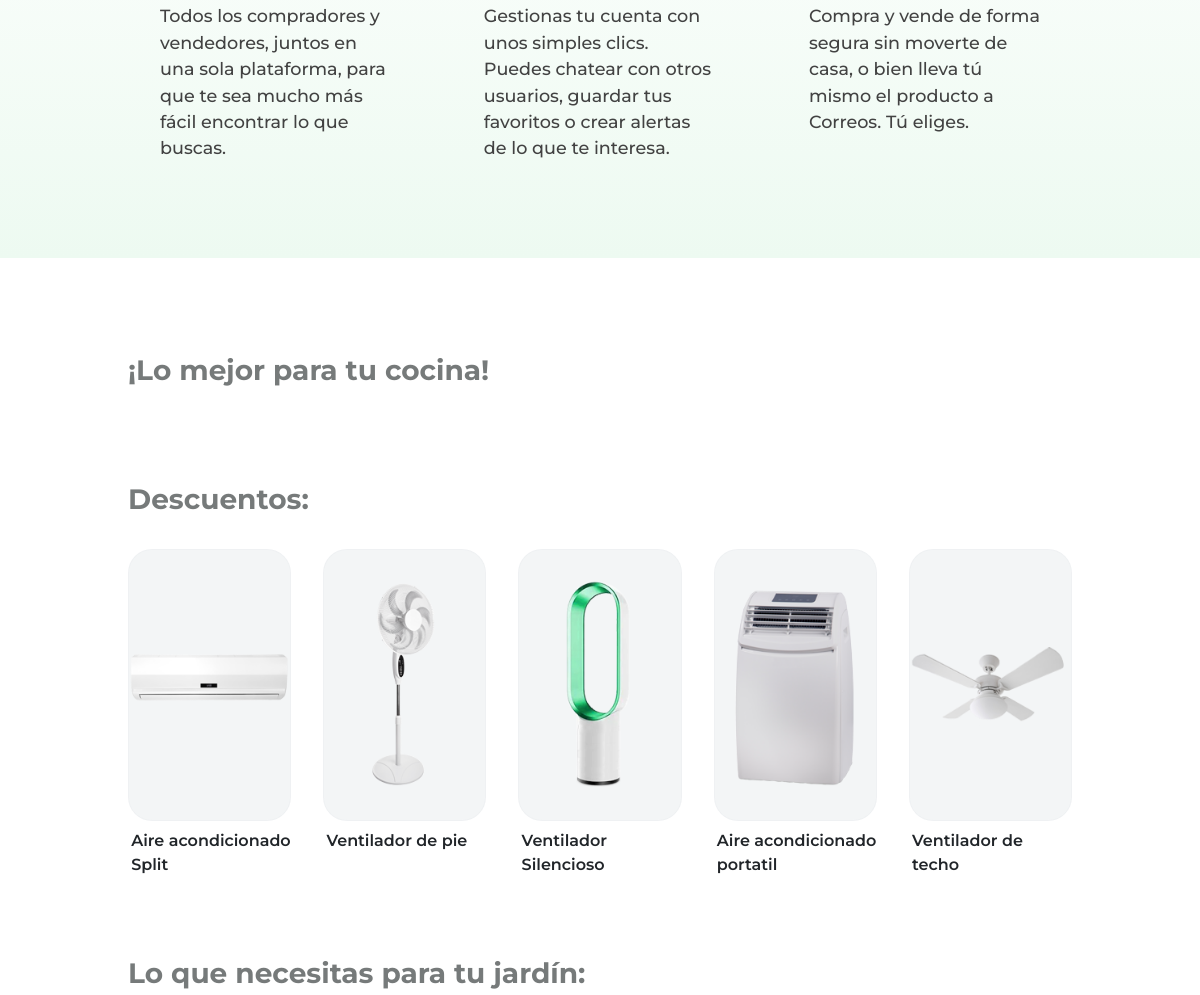
Before: / (middle part) with the older database file.
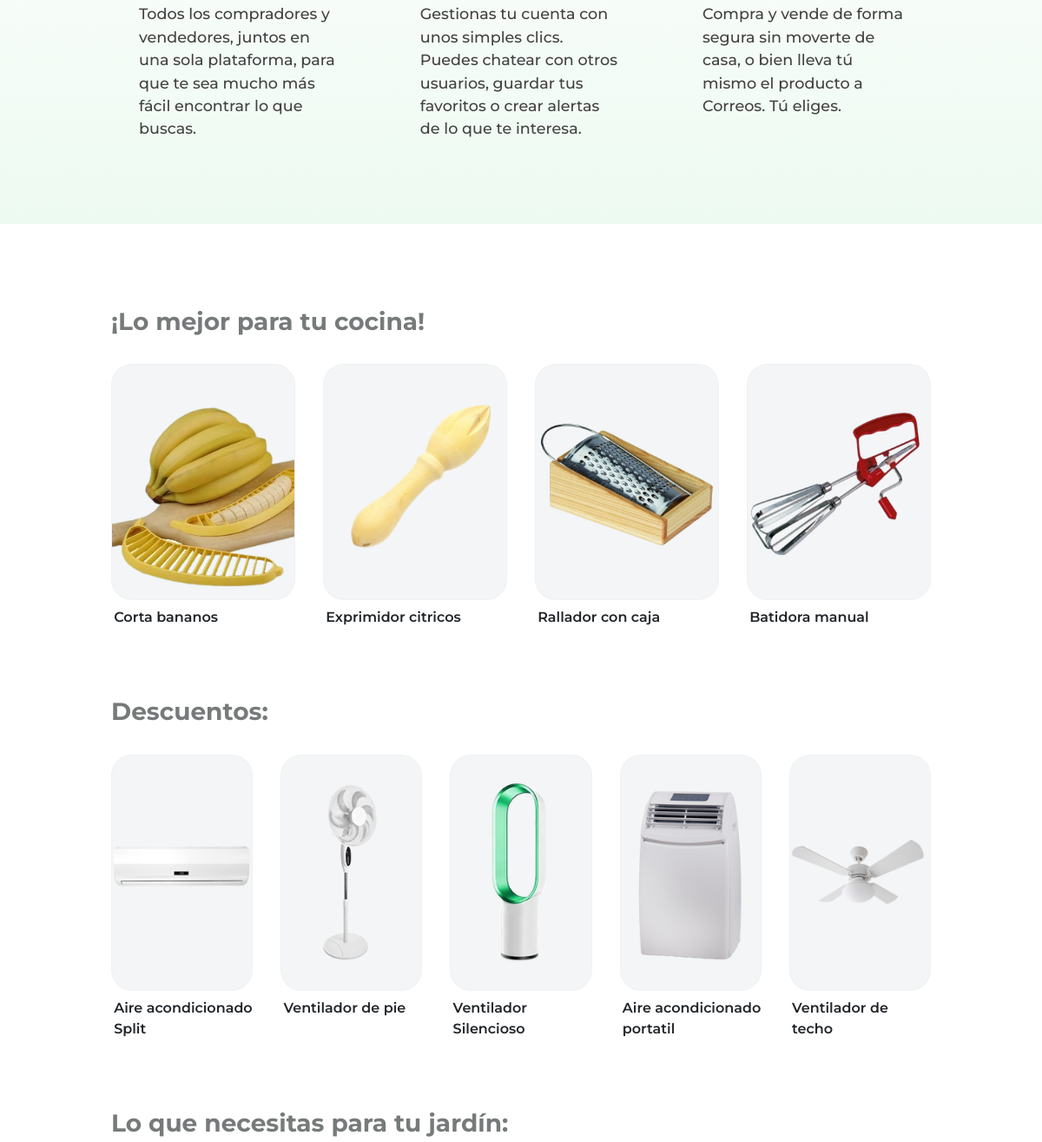
After: the same page with the newer database file.
### tables this page shows
CREATE TABLE `productos` (
  `id_prod` int(10) NOT NULL,
  `nombre_prod` varchar(50) NOT NULL,
  `id_vendedor` int(10) NOT NULL,
  `foto_prod` varchar(100) NOT NULL,
  `precio_prod` int(20) NOT NULL,
  `tipo_prod` varchar(50) NOT NULL,
  `etiqueta_producto` varchar(50) NOT NULL,
  `descuento` int(10) NOT NULL
);

### productos.php (the view, shortened to what this page needs)
<?php
    include ('conectar.php');
    $sql_listar="select * from productos where tipo_prod='cocina.'";
    $ejecutar_sql_listar=mysqli_query($mysql,$sql_listar);
    $cant=1;
    echo '
    <div>
        <h3 class="title">¡Lo mejor para tu cocina!</h3>
        <div>';
            while($clase=mysqli_fetch_array($ejecutar_sql_listar)){
                if ($cant<=5){
                    echo '<div class="caja"><div class="img"><img src="img/'.$clase['foto_prod'].'" alt="foto"></div>
                    <p class="">'.$clase['nombre_prod'].'</p></div>';
                    $cant++;
                }
            }
        echo '</div>
    </div>
    <div>
        <h3 class="title">Descuentos:</h3>
        <div>';
            $sql_listar="select * from productos where descuento>0";
            $ejecutar_sql_listar=mysqli_query($mysql,$sql_listar);
            $cant=1;
            while($clase=mysqli_fetch_array($ejecutar_sql_listar)){
                if ($cant<=5){
                    echo '<div class="caja"><div class="img"><img src="img/'.$clase['foto_prod'].'" alt="foto"></div>
                    <p class="">'.$clase['nombre_prod'].'</p></div>';
                    $cant++;
                }
            }
        echo '</div>
    </div>
    <div>
        <h3 class="title">Lo que necesitas para tu jardín:</h3>
        <div>';
        echo '</div>
    </div>';
?>

Changed rows visible on the page:
now on this page (row edited): productos: foto_prod (picture), nombre_prod "Corta bananos", shown under "¡Lo mejor para tu cocina!"
now on this page (row edited): productos: foto_prod (picture), nombre_prod "Exprimidor citricos", shown under "¡Lo mejor para tu cocina!"
now on this page (row edited): productos: foto_prod (picture), nombre_prod "Rallador con caja", shown under "¡Lo mejor para tu cocina!"
now on this page (row edited): productos: foto_prod (picture), nombre_prod "Batidora manual", shown under "¡Lo mejor para tu cocina!"
